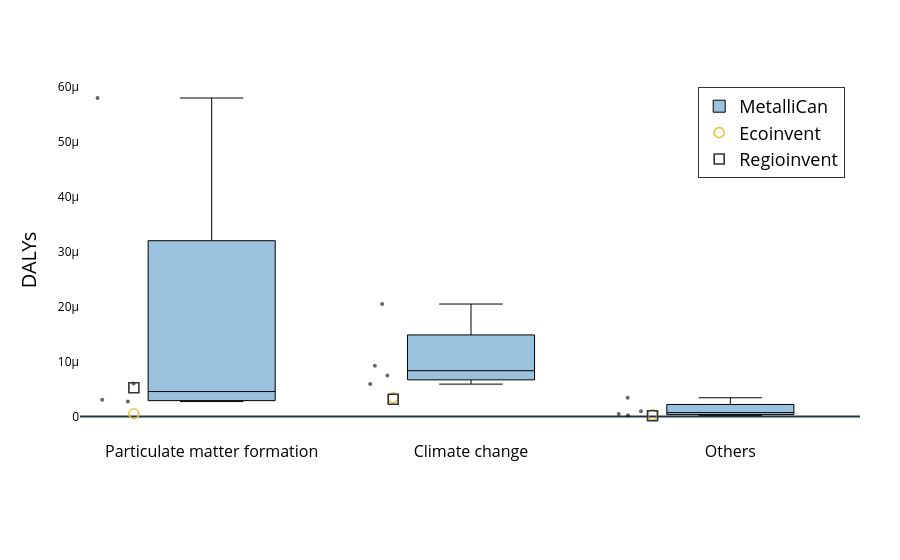

The cell this chart's notebook holds for it:
### Code cell
plot_lcia_boxes_for_reference_product(
    df_hh,
    reference_product="Ni concentrate",
    yaxis_label="DALYs",
    title="Human health – Ni concentrate",
    output_html="results/Damages/boxplot_hh_ni.html"
)

### Figure 1 — Plotly figure (JSON) as saved in the notebook; plotly's stock layout.template omitted (floating-point values rounded to 4 significant figures)
{"data": [{"boxpoints": "all", "fillcolor": "rgba(31,119,180,0.45)", "hoverinfo": "text+y", "hovertext": ["Nunavik Nickel", "Nunavik Nickel", "Nunavik Nickel", "Raglan", "Raglan", "Raglan", "Thompson", "Thompson", "Thompson", "Voisey's Bay", "Voisey's Bay", "Voisey's Bay"], "jitter": 0.35, "line": {"color": "black", "width": 1}, "marker": {"opacity": 0.6, "size": 4}, "name": "MetalliCan", "x": [1, 2, 0, 1, 2, 0, 1, 2, 0, 1, 2, 0], "y": [7.462e-06, 2.342e-07, 2.731e-06, 9.248e-06, 4.699e-07, 6.038e-06, 5.912e-06, 3.421e-06, 3.07e-06, 2.05e-05, 9.758e-07, 5.803e-05], "type": "box"}, {"marker": {"color": "#e8c547", "line": {"color": "black", "width": 1.6}, "size": 10, "symbol": "circle-open"}, "mode": "markers", "name": "Ecoinvent", "x": [0.7, 1.7, -0.3], "y": [3.415e-06, 3.065e-07, 5.117e-07], "type": "scatter"}, {"marker": {"color": "#30323d", "line": {"color": "black", "width": 1.6}, "size": 10, "symbol": "square-open"}, "mode": "markers", "name": "Regioinvent", "x": [0.7, 1.7, -0.3], "y": [3.152e-06, 1.476e-07, 5.237e-06], "type": "scatter"}], "layout": {"xaxis": {"tickfont": {"color": "black", "size": 16}, "tickmode": "array", "tickvals": [0, 1, 2], "ticktext": ["Particulate matter formation", "Climate change", "Others"]}, "yaxis": {"title": {"font": {"color": "black", "size": 20}, "text": "DALYs"}, "tickfont": {"color": "black"}, "showgrid": false}, "margin": {"l": 80, "r": 40, "t": 80, "b": 120}, "legend": {"title": {"font": {"color": "black", "size": 24}, "text": ""}, "font": {"color": "black", "size": 18}, "orientation": "v", "yanchor": "top", "y": 0.98, "xanchor": "right", "x": 0.98, "bgcolor": "rgba(255,255,255,0.9)", "bordercolor": "black", "borderwidth": 0.8}, "plot_bgcolor": "white", "paper_bgcolor": "white"}}
